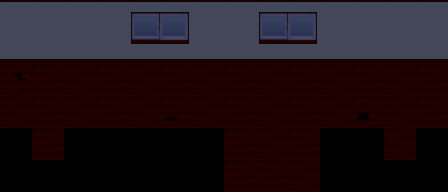

The image is a tile-based game level rendered from a .tmx file. Its description and complete source (layers, tilesets, objects, tile grids) follow:
An orthogonal 14x6 tile map with 32x32 px tiles, 4 tile layers (layer0, layer1, layer2, layer3).

<map version="1.9" tiledversion="1.9.2" orientation="orthogonal" renderorder="right-down" width="14" height="6" tilewidth="32" tileheight="32" infinite="0" nextlayerid="5" nextobjectid="1">
 <tileset firstgid="1" source="res/add_more.tsx" />
 <layer id="4" name="layer0" width="14" height="6" locked="1">
  <data encoding="csv">
0,0,0,0,0,0,0,0,0,0,0,0,0,0,
0,0,0,0,0,0,0,0,0,0,0,0,0,0,
312,312,312,312,312,312,312,312,312,312,312,312,312,312,
312,312,312,312,312,312,312,312,312,312,312,312,312,312,
0,312,0,0,0,0,0,312,312,312,0,0,312,0,
0,0,0,0,0,0,0,312,312,312,0,0,0,0
</data>
 </layer>
 <layer id="1" name="layer1" width="14" height="6" locked="1">
  <data encoding="csv">
153,153,153,153,153,153,153,153,153,153,153,153,153,153,
153,153,153,153,153,153,153,153,153,153,153,153,153,153,
137,120,119,120,119,120,119,120,119,120,119,120,119,120,
119,120,119,120,119,106,119,120,119,120,119,122,119,120,
28,120,28,28,28,28,28,120,119,120,28,28,119,28,
28,28,28,28,28,28,28,120,120,119,28,28,28,28
</data>
 </layer>
 <layer id="2" name="layer2" width="14" height="6" locked="1">
  <data encoding="csv">
135,135,135,135,135,135,135,135,135,135,135,135,135,135,
151,151,151,151,151,151,151,151,151,151,151,151,151,151,
0,0,0,0,0,0,0,0,0,0,0,0,0,0,
0,0,0,0,0,0,0,0,0,0,0,0,0,0,
0,0,0,0,0,0,0,0,0,0,0,0,0,0,
0,0,0,0,0,0,0,0,0,0,0,0,0,0
</data>
 </layer>
 <layer id="3" name="layer3" width="14" height="6" locked="1">
  <data encoding="csv">
0,0,0,0,139,140,0,0,139,140,0,0,0,0,
0,0,0,0,155,156,0,0,155,156,0,0,0,0,
0,0,0,0,0,0,0,0,0,0,0,0,0,0,
0,0,0,0,0,0,0,0,0,0,0,0,0,0,
0,0,0,0,0,0,0,0,0,0,0,0,0,0,
0,0,0,0,0,0,0,0,0,0,0,0,0,0
</data>
 </layer>
</map>
